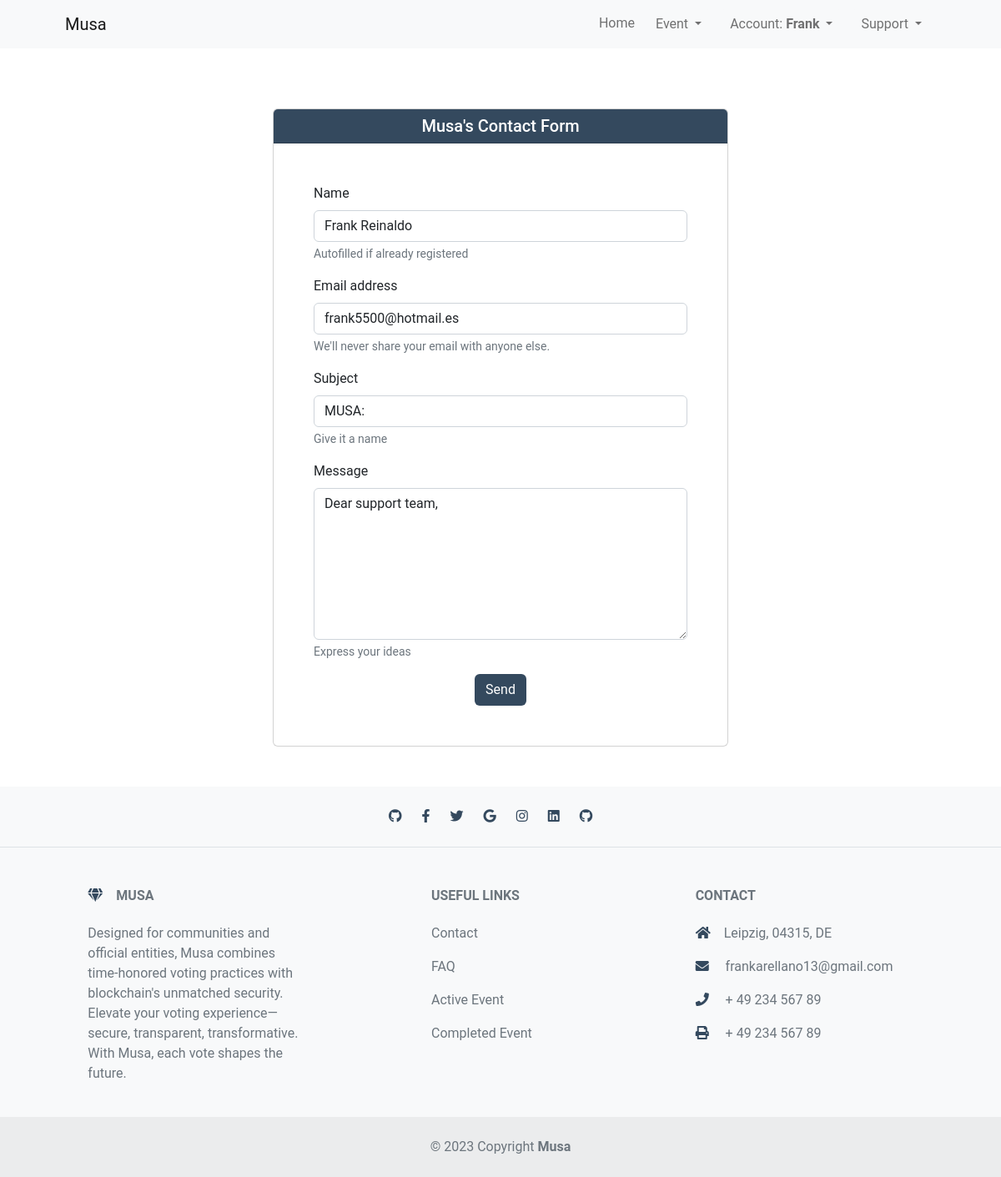
/contact/ (signed in), run on the app's committed database.
### musa/models.py (models this page shows, shortened)
class UserProfile(AbstractUser):
    verified = models.BooleanField(default=False)
    role = models.IntegerField(choices=ROLES, default=0)
    user_card = models.ManyToManyField(
        'vote_management.VoteCard', through='vote_management.VoteRecord', related_name='user_cards')
    class Meta:
        ordering = ['username']

### musa/views.py (the view)
# urls.py: path('contact/', views.ContactView.as_view(),
class ContactView(generic.ListView):
    model = UserProfile
    template_name = "frontend/contact.html"
    context_object_name = 'contact_form'

### templates/frontend/contact.html (shortened to what this page needs)
{% extends "base.html" %}
{% block content %}
<div class="container my-5">
    <div class="row d-flex justify-content-center align-items-center">
        <div class="col col-md-6">
            <div class="card">
                <div class="card-header card-header-blue text-center h5">Musa's Contact Form</div>
                <form id="contactForm" class="card-body p-5" onsubmit="return sendMail(this, event);">
                    <div class="mb-3">
                        <label for="name" class="form-label">Name</label>
                        <input name="name" type="text"
                            value="{% if user.is_authenticated %}{{ request.user.first_name }} {% endif %}"
                            class="form-control" id="name" aria-describedby="name" required>
                        <div id="nameHelp" class="form-text">Autofilled if already registered</div>
                    </div>
                    <div class="mb-3">
                        <label for="exampleInputEmail1" class="form-label">Email address</label>
                        <input name="emailaddress" type="email"
                            value="{% if user.is_authenticated %}{{ request.user.email }} {% endif %}"
                            class="form-control" id="exampleInputEmail1" aria-describedby="emailHelp" required>
                        <div id="emailHelp" class="form-text">We'll never share your email with anyone else.</div>
                    </div>
                    <div class="mb-3">
                        <label for="subject" class="form-label">Subject</label>
                        <input name="subject" type="text" value="MUSA: " class="form-control" id="subject"
                            aria-describedby="subjectHelp" required>
                        <div id="subjectHelp" class="form-text">Give it a name</div>
                    </div>
                    <div class="mb-3">
                        <label for="message" class="form-label">Message</label>
                        <textarea name="issue" type="text" class="form-control" id="message" rows="7" cols="7"
                            aria-describedby="messageHelp" required>Dear support team, </textarea>
                        <div id="messageHelp" class="form-text">Express your ideas</div>
                    </div>
                    <div class="text-center">
                        <button type="submit" class="btn btn-primary-blue ">Send</button>
                    </div>
                </form>
            </div>
        </div>
    </div>
</div>
{% endblock content %}

### templates/base.html (shortened to what this page needs)
{% load static %}
{% now "Y" as copyright %}
<!DOCTYPE html>
<html lang="en">
<head>
    <link rel="stylesheet" href="https://cdnjs.cloudflare.com/ajax/libs/font-awesome/5.15.3/css/all.min.css">
    <link href="{% static 'homepage/vendor/css/styles.css' %}" rel="stylesheet" />
    <link href="{% static 'custom/css/style.css' %}" rel="stylesheet" />
</head>
<nav class="navbar navbar-expand-lg navbar-light bg-light">
    <div class="container px-5">
        <a class="navbar-brand" href="/">Musa</a>
        <div class="collapse navbar-collapse" id="navbarSupportedContent">
            <ul class="navbar-nav ms-auto mb-2 mb-lg-0">
                <li class="nav-item"><a class="nav-link" aria-current="page" href="/">Home</a></li>
                <li class="nav-item dropdown mx-2">
                    <button class="btn btn-light dropdown-toggle nav-link px-2" data-bs-toggle="dropdown"
                        aria-expanded="false">
                        Event
                    </button>
                </li>
                <li class="nav-item dropdown mx-2">
                    <button class="btn btn-light dropdown-toggle nav-link px-2" data-bs-toggle="dropdown"
                        aria-expanded="false">
                        {% if user.is_authenticated %}
                        Account: <strong>{{ request.user.username }}</strong>
                        {% else %}
                        Account
                        {% endif %}
                    </button>
                </li>
                <li class="nav-item dropdown mx-2">
                    <button class="btn btn-light dropdown-toggle nav-link px-2" data-bs-toggle="dropdown"
                        aria-expanded="false">
                        Support
                    </button>
                </li>
            </ul>
        </div>
    </div>
</nav>
{% block content %}
{% endblock content %}
<footer class="text-center text-lg-start bg-light text-muted mt-5">
    <section class="d-flex justify-content-center p-4 border-bottom">
        <div>
            <ul class="list-unstyled d-flex mb-0">
                <li class="me-4"><a href=""><i class="fab fa-github"></i></a></li>
                <li class="me-4"><a href=""><i class="fab fa-facebook-f"></i></a></li>
                <li class="me-4"><a href=""><i class="fab fa-twitter"></i></a></li>
                <li class="me-4"><a href=""><i class="fab fa-google"></i></a></li>
                <li class="me-4"><a href=""><i class="fab fa-instagram"></i></a></li>
                <li class="me-4"><a href=""><i class="fab fa-linkedin"></i></a></li>
                <li class="me-4"><a href=""><i class="fab fa-github"></i></a></li>
            </ul>
        </div>
    </section>
    <section class="">
        <div class="container text-center text-md-start mt-5">
            <div class="row mt-3">
                <div class="col-md-3 col-lg-4 col-xl-3 mx-auto mb-4">
                    <h6 class="text-uppercase fw-bold mb-4">
                        <i class="fas fa-gem me-3"></i>Musa
                    </h6>
                    <p>
                        Designed for communities and official entities, Musa combines time-honored voting practices with
                        blockchain's unmatched security. Elevate your voting experience—secure, transparent,
                        transformative. With Musa, each vote shapes the future.
                    </p>
                </div>
                <div class="col-md-3 col-lg-2 col-xl-2 mx-auto mb-4">
                    <h6 class="text-uppercase fw-bold mb-4">
                        Useful links
                    </h6>
                    <p>
                        <a href="{% url 'contact_form' %}" class="text-reset">Contact</a>
                    </p>
                    <p>
                        <a href="{% url 'faq_page' %}" class="text-reset">FAQ</a>
                    </p>
                    <p>
                        <a href="{% url 'see_more' %}" class="text-reset">Active Event</a>
                    </p>
                    <p>
                        <a href="{% url 'see_more_completed' %}" class="text-reset">Completed Event</a>
                    </p>
                </div>
                <div class="col-md-4 col-lg-3 col-xl-3 mx-auto mb-md-0 mb-4">
                    <h6 class="text-uppercase fw-bold mb-4">Contact</h6>
                    <p><i class="fas fa-home me-3"></i>Leipzig, 04315, DE</p>
                    <p>
                        <i class="fas fa-envelope me-3"></i>
                        frankarellano13@gmail.com
                    </p>
                    <p><i class="fas fa-phone me-3"></i> + 49 234 567 89</p>
                    <p><i class="fas fa-print me-3"></i> + 49 234 567 89</p>
                </div>
            </div>
        </div>
    </section>
    <div class="text-center p-4 footer-bg">
        © {{ copyright }} Copyright
        <a class="text-reset fw-bold" href="https://github.com/plexoio/musa">Musa</a>
    </div>
</footer>
</body>
</html>

### static/custom/css/style.css (style rules this page uses)
* { font-family: 'Roboto', Fairplay, sans-serif; }
a { text-decoration: none; }
.card-header-blue { background-color: #34495e; color: #ffffff; }
input { border: none; }
.btn-primary-blue { background-color: #34495e; color: #ffffff; transition: 0.3s; }
i { color: #34495e; }
.footer-bg { background-color: #0000000d; }

### data on the page
UserProfile: user.username "Frank", name "Frank Reinaldo", emailaddress "frank5500@hotmail.es"

### other printed values
{{ copyright }} "2023"
